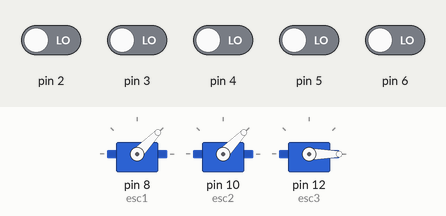
This sketch was run on a simulated Arduino Uno, built with avr-gcc and run on an emulated ATmega328P. Parts: 3 × servo. Inputs (shaded band) come from the test bench; at power-on: pin 2–6 LOW. What the sketch prints to the serial monitor is not drawn.

Above: at 0.2 s.
Timing chart, 0 to 1.7 s (numbered marks = the images above):
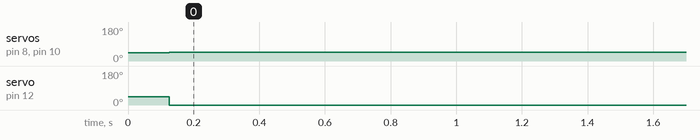

The sketch:

RC_Control_9.ino
```cpp
#include<Servo.h>

Servo esc1;
Servo esc2;
Servo esc3;

void setup()
{
  pinMode(6, INPUT);
  pinMode(5, INPUT);
  pinMode(4, INPUT);
  pinMode(3, INPUT);
  pinMode(2, INPUT);
  esc1.attach(8);
  esc1.writeMicroseconds(1000);
  esc2.attach(10);
  esc3.attach(12);
  esc2.writeMicroseconds(1000);
  esc3.writeMicroseconds(1000);
  Serial.begin(9600);
}

void loop() {
  int val;
  int rc4;
  int rc2;
  int rc4INT;
  int RotTrim;
  int MaxPower = 55; //MaxPower provided by the lift fans
  int MaxTorque = 45; //Additional power that torque can provide (100 = MaxPower + MaxTorque
  float scale = 0;
  float RightPower;
  float LeftPower;
  float ForwardPower;
  float throttle;
  RotTrim = pulseIn(5, HIGH, 25000);
  rc2 = pulseIn(2, HIGH, 25000);
  rc4INT = pulseIn(4, HIGH, 25000);
  val = pulseIn(3, HIGH, 25000);
  throttle = map(val, 1020, 1900, 0, MaxPower*10);
  RotTrim = map(RotTrim, 1000, 1900, -250, 250);
  rc4 = rc4INT + RotTrim;


  if(rc2 > 1480) {//forward power
     ForwardPower = map(rc2, 1480, 1880, 1000, 2000);
  }
  else{
    ForwardPower = 0;
  }


  if(rc4 > 1500) {//right stick
    scale = map(rc4, 1500, 1870, 0, 100);
    if(scale >100) {
      scale = 100;
    }
    else {
    }
    RightPower = throttle + (throttle*MaxTorque/MaxPower)*(scale/100) + 1000;
    LeftPower  = throttle - (throttle*MaxTorque/MaxPower)*(scale/100) + 1000;
    Serial.print("Right stick: ");
  }

    else if(rc4 < 1420) {//left stick
    scale = map(rc4, 1040, 1420, 100, 0);
    if(scale >100) {
      scale = 100;
    }
    else {
    }
    RightPower = throttle - (throttle*MaxTorque/MaxPower)*(scale/100) + 1000;
    LeftPower  = throttle + (throttle*MaxTorque/MaxPower)*(scale/100) + 1000;
    Serial.print("Left stick: ");
  }

  else{
    RightPower = throttle + 1000;
    LeftPower  = throttle + 1000;
    Serial.print("Stick is centered: ");
  }

  if(val == 0 || scale == 373.00){
    Serial.println("Controller is off!");
    scale = 0;
    RightPower = 1020;
    LeftPower = 1020;
  }

  int RightPowerAct;
  int LeftPowerAct;
  int ForwardPowerAct;


  RightPowerAct = (int) RightPower;
  LeftPowerAct  = (int) LeftPower;
  ForwardPowerAct = (int) ForwardPower;

int Test;
Test = pulseIn(6, HIGH, 25000);

  esc1.writeMicroseconds(RightPowerAct);
  esc2.writeMicroseconds(LeftPowerAct);
  esc3.writeMicroseconds(ForwardPowerAct);
  Serial.println(scale);
  Serial.println(throttle);
  Serial.println(RightPowerAct);
  Serial.println(LeftPowerAct);
  Serial.println(ForwardPowerAct);
  Serial.println(RotTrim);
  Serial.println(Test);
  delay(50);


    //int rc3 = pulseIn(3, HIGH, 25000);

//  pwm = map(rc3, 1025, 1875, 1000, 2000);
//  digitalWrite(in1, HIGH);


//  int v = pulseIn(3, HIGH, 25000);
  //Serial.printIn(v);
  //delay(500);

//  int val;
// digital
//  val= analogRead(A0);
//  val= map(val, 0, 1023, 1000,2000);
//  esc.writeMicroseconds(val);
  // put your main code here, to run repeatedly:

}
```

Measured:
- by itself, servo on pin 8 (esc1), servo on pin 10 (esc2): 44° → 46° at 0.13 s
- by itself, servo on pin 12 (esc3): 44° → 0° at 0.13 s
